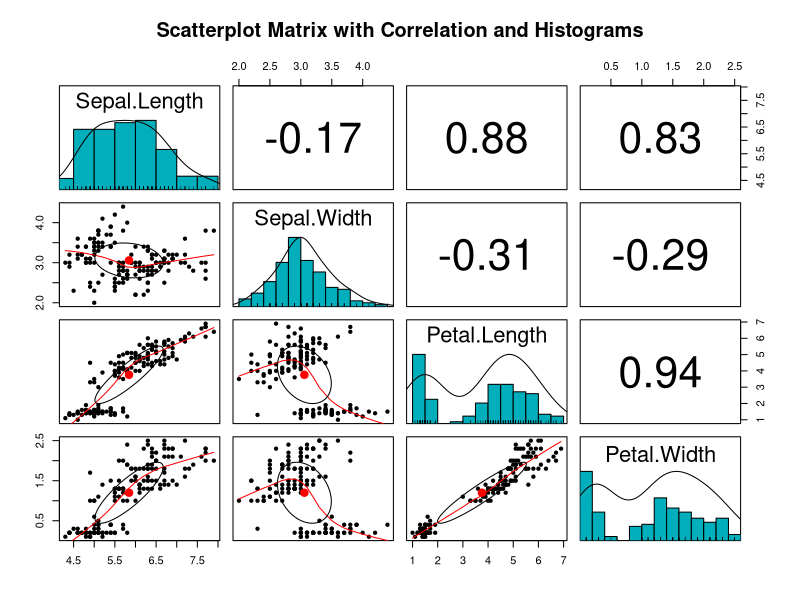
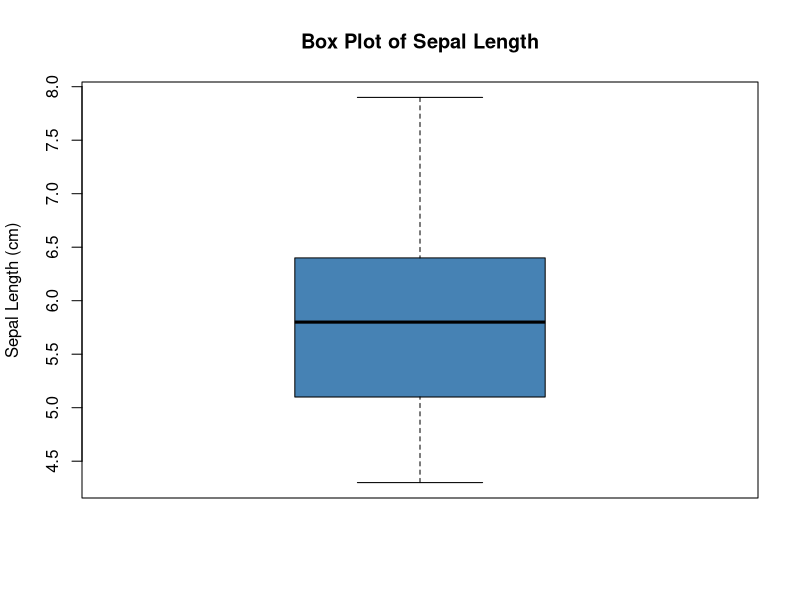
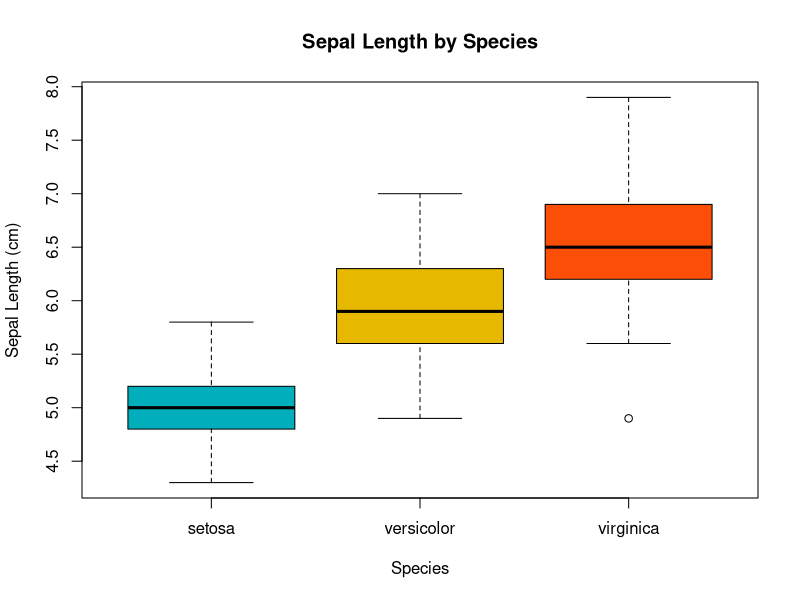
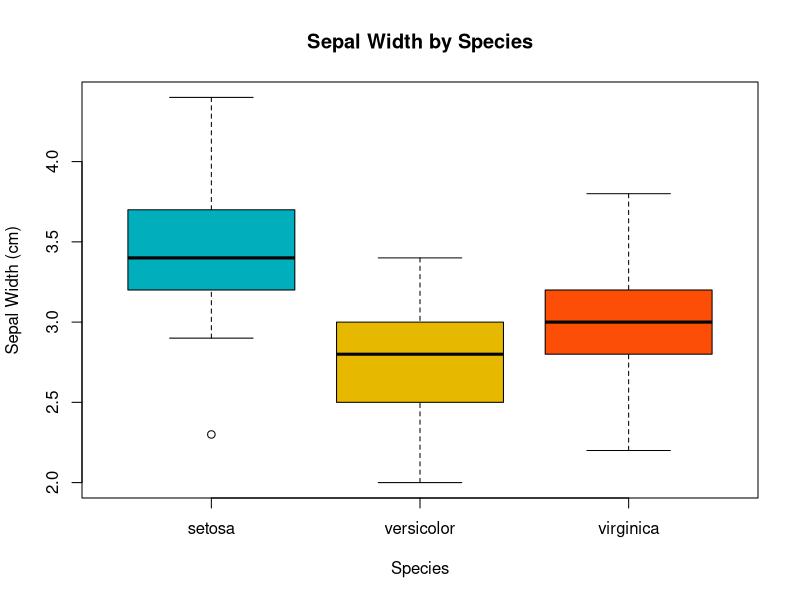
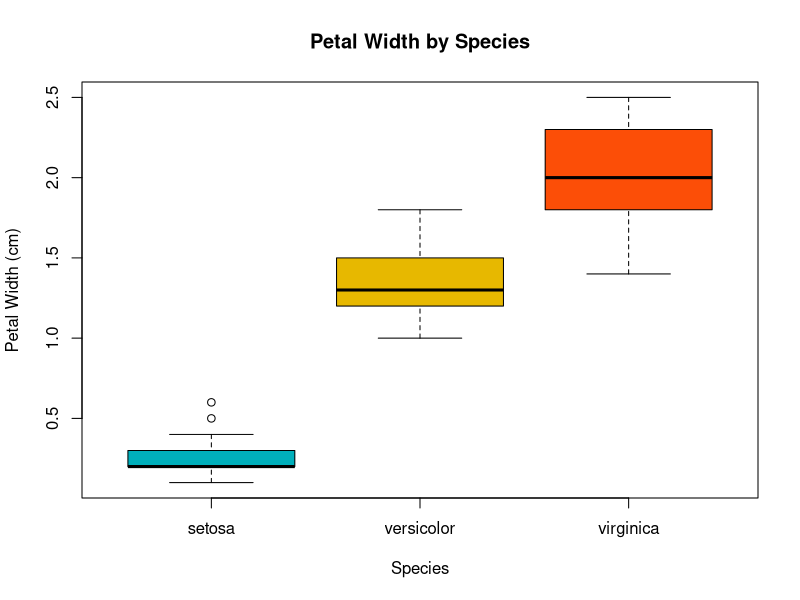
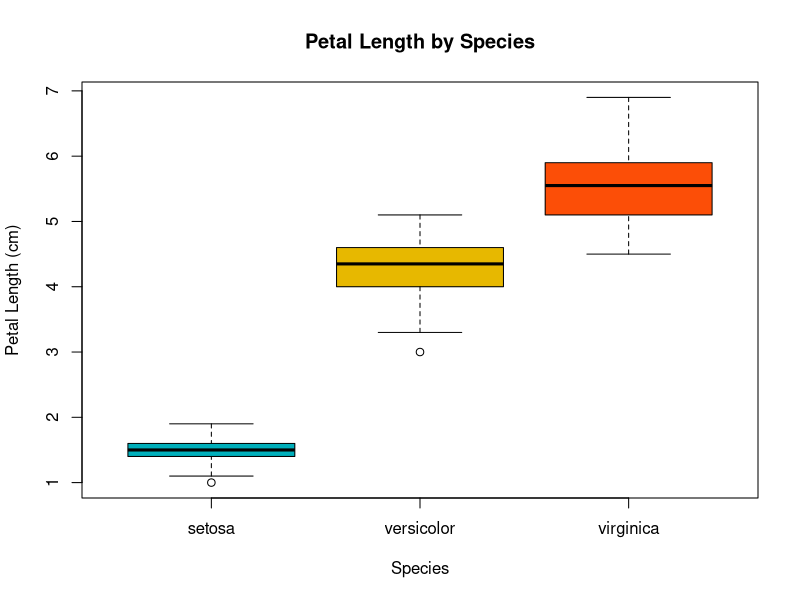

Write R code to recreate these figures, in order.
#Load data from IRIS repo
data<-iris

#Run a brief decription of the dataset
summary(data)

#show the  structure of the data set
str(data)

# Show the first 5 rows of the dataframe
head(data)

#show the bottom 5 row of the dataframe
tail(data)

#Quick identification and undertanting of the dataframe 
dim(data)
col_names <- names(data)
col_names
class(col_names)
col_names[1]

#Run a class funtion on the data set columns to know thier datatypes
sapply(data, class)

install.packages("psych")
library(psych)

pairs.panels(iris[, 1:4], 
             method = "spearman", 
             hist.col = "#00AFBB", 
             density = TRUE, 
             ellipses = TRUE, 
             main = "Scatterplot Matrix with Correlation and Histograms")

boxplot(iris$Sepal.Length,
        main = "Box Plot of Sepal Length",
        ylab = "Sepal Length (cm)",
        col = "steelblue")


boxplot(Sepal.Length ~ Species,
        data = iris,
        main = "Sepal Length by Species",
        xlab = "Species",
        ylab = "Sepal Length (cm)",
        col = c("setosa" = "#00AFBB", "versicolor" = "#E7B800", "virginica" = "#FC4E07"))

boxplot(Sepal.Width ~ Species,
        data = iris,
        main = "Sepal Width by Species",
        xlab = "Species",
        ylab = "Sepal Width (cm)",
        col = c("setosa" = "#00AFBB", "versicolor" = "#E7B800", "virginica" = "#FC4E07"))

boxplot(Petal.Width ~ Species,
        data = iris,
        main = "Petal Width by Species",
        xlab = "Species",
        ylab = "Petal Width (cm)",
        col = c("setosa" = "#00AFBB", "versicolor" = "#E7B800", "virginica" = "#FC4E07"))


boxplot(Petal.Length ~ Species,
        data = iris,
        main = "Petal Length by Species",
        xlab = "Species",
        ylab = "Petal Length (cm)",
        col = c("setosa" = "#00AFBB", "versicolor" = "#E7B800", "virginica" = "#FC4E07"))
